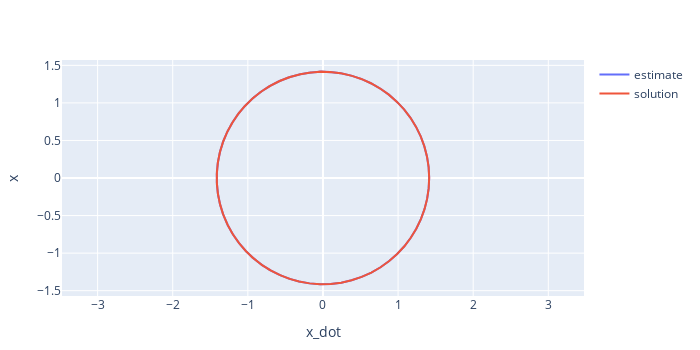

Notebook code for this chart:
### Markdown cell above
Plot of solution and estimate for x versus x_dot

### Code cell
estimate = scatter(x=x_dot, y=x, mode="lines",name="estimate")
solution = scatter(x=x_dot_sol, y=x_sol, mode="lines",name="solution")
layout = Layout(
    yaxis=attr(scaleanchor = "x",scaleratio = 1),
    xaxis_title="x_dot",
    yaxis_title="x",
    width=700, height=350,
    )

plot([estimate, solution], layout)
